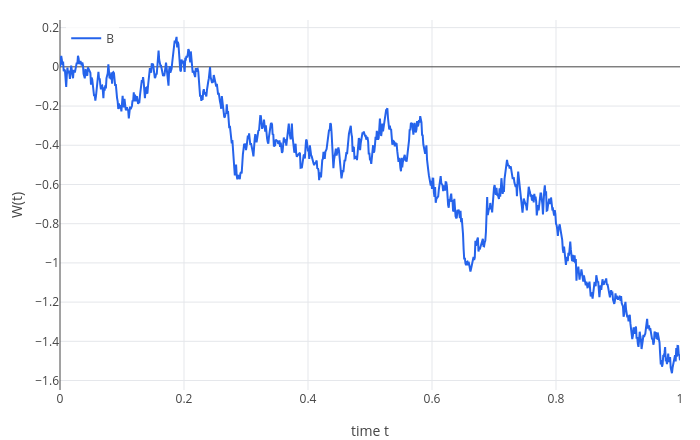

Here is the notebook cell this chart was saved with:
### Markdown cell above
## 4. Brownian motion

Now take a walk with very many very small steps: $n$ steps of size $\sqrt{T/n}$ in time $T$. As $n \to \infty$ the
limit is **Brownian motion** $W(t)$ (also called the Wiener process, after Norbert Wiener, who built it rigorously in
1923). It is defined by three properties:

1. $W(0) = 0$, and its path is continuous;
2. the increment $W(t) - W(s)$ is normal with mean 0 and variance $t - s$;
3. increments over separate time intervals are independent.

`brownian(T, n)` gives one path at the times $0, T/n, \dots, T$, and `brownian(T, n, k)` gives $k$ paths, one per row:

### Code cell
seed(3);
B = brownian(1, 1000);
t = linspace(0, 1, 1001);
labels(plot(t, B), "time t", "W(t)")

### Figure 1 — Plotly figure (JSON) as saved in the notebook; plotly's stock layout.template omitted (floating-point values rounded to 4 significant figures; data arrays with more than 128 entries replaced by an {"elided": "..."} marker saying what was removed)
{"data": [{"line": {"color": "#2563eb", "width": 2}, "mode": "lines", "name": "B", "type": "scatter", "x": {"elided": "1002 float values"}, "y": {"elided": "1002 float values"}}], "layout": {"height": 440, "legend": {"bgcolor": "rgba(255,255,255,0.8)", "x": 0.01, "xanchor": "left", "y": 0.99, "yanchor": "top"}, "margin": {"b": 50, "l": 60, "r": 20, "t": 20}, "showlegend": true, "title": {"text": ""}, "width": 700, "xaxis": {"range": [0, 1], "title": {"text": "time t"}, "zeroline": true}, "yaxis": {"range": [-1.648, 0.2389], "title": {"text": "W(t)"}, "zeroline": true}}}
